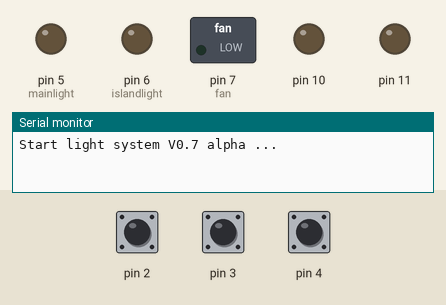
The sketch below on a simulated Arduino Uno, built with avr-gcc and run on an emulated ATmega328P. On the bench: switched loads named in the sketch (green lamp = pin HIGH), output pins drawn as LEDs (lit = HIGH), the last lines printed to the serial monitor. Inputs (shaded band) come from the test bench; at power-on: pin 2 HIGH, pin 4 HIGH, pin 3 HIGH.

Above: at 1.2 s.
1.3 s: pin 2 pulled LOW for 1 s
At 2.05 s:
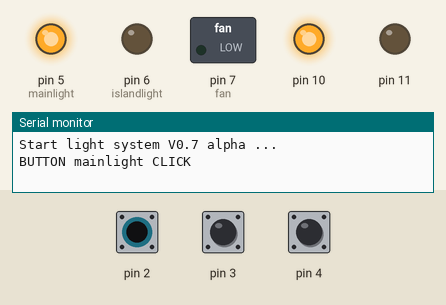
4.3 s: pin 4 pulled LOW for 1 s
At 5.24 s:
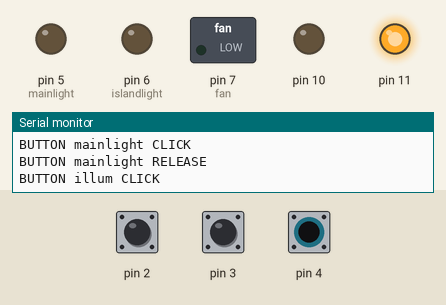
7.3 s: pin 3 pulled LOW for 0.15 s
At 7.37 s:
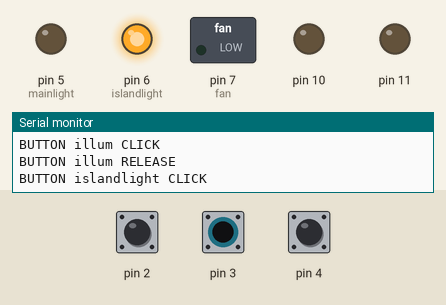
8.9 s: pin 2 pulled LOW for 0.15 s
At 9.05 s:
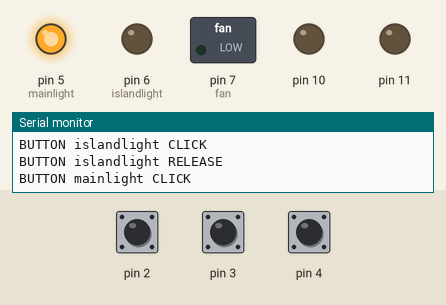
10.7 s: pin 4 pulled LOW for 3.2 s
At 12.6 s:
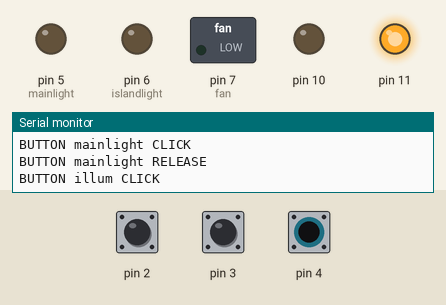
16.0 s: pin 3 pulled LOW for 3.2 s
At 19.5 s:
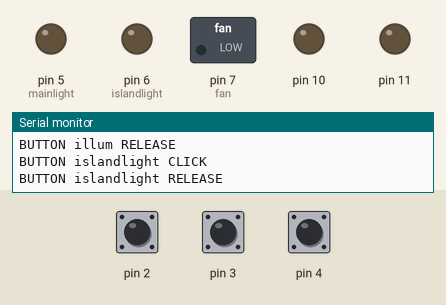
Timing chart, 0 to 21.0 s (numbered marks = the images above; inputs shaded):
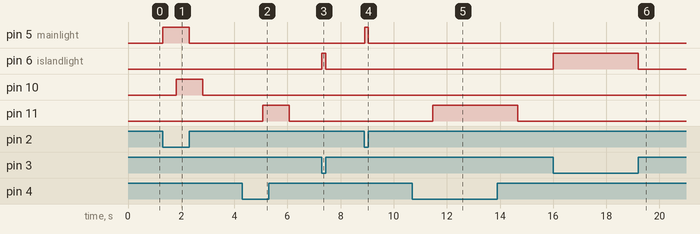

The sketch:

LIGHT_BT_kitchen.ino
```cpp
#include "sav_button.h"
#include "Led.h"
SButton  but_mainlight(2,100,0,0,0);
SButton  but_islandlight(3,100,0,0,0);
SButton  but_illum(4,100,0,0,0);
Led ledmainlight(10,1);
Led ledillum(11,2);
int mainlight=5;
int islandlight=6;
int fan=7;


void setup() {
  // put your setup code here, to run once:
   but_mainlight.begin();
   but_islandlight.begin();
   but_illum.begin();
   ledmainlight.begin();
   ledillum.begin();
   pinMode(mainlight, OUTPUT); // Основной свет
   pinMode(islandlight, OUTPUT); // Островной светильник
   pinMode(fan, OUTPUT); // Вентилятор

   Serial.begin(115200);
   Serial.println("Start light system V0.7 alpha ...");
}

void loop() {
ledmainlight.Loop();
ledillum.Loop();


  // put your main code here, to run repeatedly:
switch( but_mainlight.Loop() ){
      case SB_RELEASE:
         Serial.println("BUTTON mainlight RELEASE");
         digitalWrite(mainlight,LOW);
         ledmainlight.OFF();
         break;
      case SB_CLICK:
         Serial.println("BUTTON mainlight CLICK");
         digitalWrite(mainlight,HIGH);
         ledmainlight.ON();
         break;
   }

switch( but_islandlight.Loop() ){
      case SB_RELEASE:
         Serial.println("BUTTON islandlight RELEASE");
         digitalWrite(islandlight,LOW);
         break;
      case SB_CLICK:
         Serial.println("BUTTON islandlight CLICK");
         digitalWrite(islandlight,HIGH);
         break;
   }

switch( but_illum.Loop() ){
      case SB_RELEASE:
         Serial.println("BUTTON illum RELEASE");
         ledillum.OFF();
         break;
      case SB_CLICK:
         Serial.println("BUTTON illum CLICK");
         ledillum.ON();
         break;
   }


}
```

Measured:
- after the input at 1.3 s, pin 5 (mainlight): LOW → HIGH at once, → LOW 1.0 s later; pin 10: LOW → HIGH after 0.52 s, → LOW 1.0 s later
- after the input at 4.3 s, pin 11: LOW → HIGH after 0.77 s, → LOW 1.0 s later
- after the input at 7.3 s, pin 6 (islandlight): LOW → HIGH at once, → LOW 0.15 s later
- after the input at 8.9 s, pin 5 (mainlight): LOW → HIGH at once, → LOW 0.15 s later
- after the input at 10.7 s, pin 11: LOW → HIGH after 0.77 s, → LOW 3.2 s later
- after the input at 16.0 s, pin 6 (islandlight): LOW → HIGH at once, → LOW 3.2 s later
